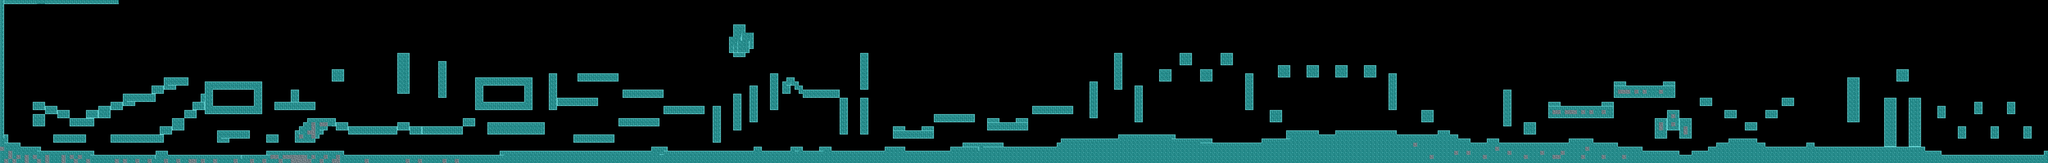

Tiled map render using the project's own tile images. Description and the map definition, with tile-layer contents summarised, below:
An orthogonal 500x40 tile map with 32x32 px tiles, 1 tile layer (walls) and 78 objects (33x Crawler, 22x Flyer, 20x MeanCrawler, player, exit, ...).

<map version="1.0" orientation="orthogonal" renderorder="right-down" width="500" height="40" tilewidth="32" tileheight="32" nextobjectid="80">
 <tileset firstgid="1" name="tilesetd" tilewidth="32" tileheight="32">
  <image source="tilesetd.png" width="160" height="160" />
 </tileset>
 <layer name="walls" width="500" height="40">
  <data>[20000 cells, 3595 non-empty, 11 distinct tile ids]</data>
 </layer>
 <objectgroup name="objects">
  <object id="1" name="player" type="player" x="115" y="1063" width="26" height="16" />
  <object id="2" name="exit" type="exit" x="15866" y="1066" width="126" height="134" />
 </objectgroup>
 <objectgroup name="enemies">
  <object id="4" name="Crawler" type="Crawler" x="6066" y="1159" width="11" height="12" />
  <object id="5" name="Crawler" type="Crawler" x="8006" y="1129" width="11" height="12" />
  <object id="6" name="Crawler" type="Crawler" x="9576" y="1093" width="11" height="12" />
  <object id="7" name="Crawler" type="Crawler" x="11027" y="1021" width="11" height="12" />
  <object id="8" name="Crawler" type="Crawler" x="12132" y="1094" width="11" height="12" />
  <object id="9" name="Crawler" type="Crawler" x="13172" y="1182" width="11" height="12" />
  <object id="10" name="Crawler" type="Crawler" x="15298" y="1186" width="11" height="12" />
  <object id="11" name="Crawler2" type="MeanCrawler" x="1606" y="1158" width="11" height="12" />
  <object id="12" name="Crawler2a" type="MeanCrawler" x="1057" y="1003" width="15" height="15" />
  <object id="13" name="Crawler" type="Crawler" x="6714" y="1155" width="11" height="12" />
  <object id="14" name="Crawler" type="Crawler" x="4816" y="1159" width="11" height="12" />
  <object id="15" name="Crawler" type="Crawler" x="5579" y="919" width="11" height="12" />
  <object id="16" name="Crawler" type="Crawler" x="2007" y="1186" width="11" height="12" />
  <object id="17" name="Flyer" type="Flyer" x="1715" y="753" width="16" height="20" />
  <object id="18" name="Flyer" type="Flyer" x="3915" y="737" width="16" height="20" />
  <object id="19" name="Flyer" type="Flyer" x="6581" y="509" width="28" height="24" />
  <object id="20" name="Crawler" type="Crawler" x="3835" y="1190" width="11" height="12" />
  <object id="21" name="Crawler2" type="MeanCrawler" x="2955" y="959" width="11" height="12" />
  <object id="22" name="Crawler2" type="MeanCrawler" x="3429" y="1190" width="11" height="12" />
  <object id="23" name="Crawler2" type="MeanCrawler" x="5311" y="807" width="11" height="12" />
  <object id="24" name="Crawler2" type="MeanCrawler" x="5523" y="1150" width="11" height="12" />
  <object id="25" name="Crawler2" type="MeanCrawler" x="6379" y="677" width="11" height="12" />
  <object id="26" name="Crawler2" type="MeanCrawler" x="7251" y="1158" width="11" height="12" />
  <object id="27" name="Crawler2" type="MeanCrawler" x="8672" y="1062" width="11" height="12" />
  <object id="28" name="Crawler2" type="MeanCrawler" x="12000" y="1086" width="11" height="12" />
  <object id="29" name="Crawler2" type="MeanCrawler" x="14563" y="1119" width="11" height="12" />
  <object id="30" name="Flyer" type="Flyer" x="8954" y="311" width="16" height="20" />
  <object id="31" name="Flyer" type="Flyer" x="9594" y="347" width="16" height="20" />
  <object id="32" name="Crawler2" type="MeanCrawler" x="7866" y="932" width="11" height="12" />
  <object id="33" name="Crawler2" type="MeanCrawler" x="7099" y="962" width="11" height="12" />
  <object id="34" name="Crawler2" type="MeanCrawler" x="9687" y="1088" width="11" height="12" />
  <object id="35" name="Crawler2" type="MeanCrawler" x="11545" y="1082" width="11" height="12" />
  <object id="36" name="Crawler2" type="MeanCrawler" x="12863" y="636" width="11" height="12" />
  <object id="37" name="Crawler2" type="MeanCrawler" x="12403" y="796" width="11" height="12" />
  <object id="38" name="Crawler2" type="MeanCrawler" x="13983" y="1126" width="11" height="12" />
  <object id="39" name="Crawler" type="Crawler" x="14851" y="1121" width="11" height="12" />
  <object id="40" name="Crawler2" type="MeanCrawler" x="15586" y="1178" width="11" height="12" />
  <object id="41" name="Flyer" type="Flyer" x="10852" y="445" width="16" height="20" />
  <object id="42" name="Flyer" type="Flyer" x="12765" y="480" width="16" height="20" />
  <object id="43" name="Flyer" type="Flyer" x="14211" y="654" width="16" height="20" />
  <object id="44" name="Flyer" type="Flyer" x="15596" y="691" width="16" height="20" />
  <object id="45" name="Flyer" type="Flyer" x="15264" y="707" width="16" height="20" />
  <object id="46" name="Crawler" type="Crawler" x="1453" y="823" width="11" height="12" />
  <object id="47" name="Crawler" type="Crawler" x="1757" y="591" width="11" height="12" />
  <object id="48" name="Crawler" type="Crawler" x="3467" y="962" width="11" height="12" />
  <object id="49" name="Crawler" type="Crawler" x="4416" y="722" width="11" height="12" />
  <object id="50" name="Crawler" type="Crawler" x="4976" y="658" width="11" height="12" />
  <object id="51" name="Crawler2" type="MeanCrawler" x="2383" y="759" width="11" height="12" />
  <object id="53" name="Crawler" type="Crawler" x="5825.5" y="1132" width="11" height="12" />
  <object id="54" name="Crawler" type="Crawler" x="354.5" y="1143" width="11" height="12" />
  <object id="55" name="Crawler" type="Crawler" x="656.5" y="1154" width="11" height="12" />
  <object id="56" name="Crawler" type="Crawler" x="1048.5" y="1186" width="11" height="12" />
  <object id="57" name="Crawler" type="Crawler" x="2129.5" y="1002" width="11" height="12" />
  <object id="58" name="Crawler" type="Crawler" x="2377.5" y="1165" width="11" height="12" />
  <object id="59" name="Crawler" type="Crawler" x="3050.5" y="1188" width="11" height="12" />
  <object id="60" name="Crawler" type="Crawler" x="4413.5" y="1142" width="11" height="12" />
  <object id="61" name="Crawler" type="Crawler" x="4936.5" y="888" width="11" height="12" />
  <object id="62" name="Crawler" type="Crawler" x="5879.5" y="652" width="11" height="12" />
  <object id="63" name="Crawler" type="Crawler" x="7492.5" y="866" width="11" height="12" />
  <object id="64" name="Crawler" type="Crawler" x="9115.5" y="1031" width="11" height="12" />
  <object id="65" name="Crawler" type="Crawler" x="10395.5" y="975" width="11" height="12" />
  <object id="66" name="Crawler" type="Crawler" x="12751.5" y="1117" width="11" height="12" />
  <object id="67" name="Crawler" type="Crawler" x="13560.5" y="1068" width="11" height="12" />
  <object id="68" name="Flyer" type="Flyer" x="460" y="731" width="16" height="20" />
  <object id="69" name="Flyer" type="Flyer" x="1293" y="849" width="16" height="20" />
  <object id="70" name="Flyer" type="Flyer" x="2796" y="792" width="16" height="20" />
  <object id="71" name="Flyer" type="Flyer" x="4354" y="974" width="16" height="20" />
  <object id="72" name="Flyer" type="Flyer" x="5315" y="952" width="16" height="20" />
  <object id="73" name="Flyer" type="Flyer" x="6303" y="912" width="16" height="20" />
  <object id="74" name="Flyer" type="Flyer" x="7551" y="697" width="16" height="20" />
  <object id="75" name="Flyer" type="Flyer" x="8763" y="838" width="16" height="20" />
  <object id="76" name="Flyer" type="Flyer" x="9556" y="794" width="16" height="20" />
  <object id="77" name="Flyer" type="Flyer" x="11371" y="822" width="16" height="20" />
  <object id="78" name="Flyer" type="Flyer" x="13986" y="862" width="16" height="20" />
  <object id="79" name="Flyer" type="Flyer" x="15687" y="913" width="16" height="20" />
 </objectgroup>
 <objectgroup name="powerups">
  <object id="52" name="WallSlide" type="WallSlide" x="6481" y="655" width="23" height="17" />
 </objectgroup>
</map>
